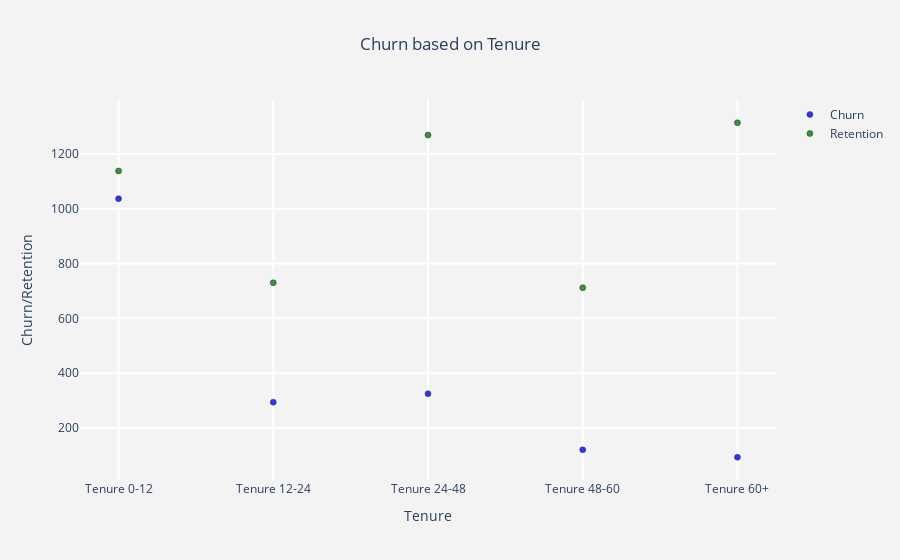

The notebook cell saved with this chart:
### Markdown cell above
Generally, retention tends to increase as the the tenure increases while churn gradually decreases as the tenure increases. To get a better understanding of the effect of tenure on churn rates, tenure will be grouped into 6 bins (72 total tenure groups thus 12 months per bin).

### Code cell
def bin_tenure(df) :
    
    if df["tenure"] <= 12 :
        return "Tenure 0-12"
    elif (df["tenure"] > 12) & (df["tenure"] <= 24 ):
        return "Tenure 12-24"
    elif (df["tenure"] > 24) & (df["tenure"] <= 48) :
        return "Tenure 24-48"
    elif (df["tenure"] > 48) & (df["tenure"] <= 60) :
        return "Tenure 48-60"
    elif df["tenure"] > 60 :
        return "Tenure 60+"
    
df["bin_tenure"] = df.apply(lambda df:bin_tenure(df),
                                      axis = 1)

tenure_binned = df.groupby('Churn')['bin_tenure'].value_counts().unstack(0)

tenure_scatter(tenure_binned)

### Figure 1 — Plotly figure (JSON) as saved in the notebook; plotly's stock layout.template omitted (floating-point values rounded to 4 significant figures)
{"data": [{"marker": {"color": "blue", "line": {"color": "black", "width": 0.5}, "opacity": 0.8}, "mode": "markers", "name": "Churn", "type": "scatter", "x": ["Tenure 0-12", "Tenure 12-24", "Tenure 24-48", "Tenure 48-60", "Tenure 60+"], "y": [1037, 294, 325, 120, 93]}, {"marker": {"color": "green", "line": {"color": "black", "width": 0.5}, "opacity": 0.8}, "mode": "markers", "name": "Retention", "type": "scatter", "x": ["Tenure 0-12", "Tenure 12-24", "Tenure 24-48", "Tenure 48-60", "Tenure 60+"], "y": [1138, 730, 1269, 712, 1314]}], "layout": {"paper_bgcolor": "rgb(243,243,243)", "plot_bgcolor": "rgb(243,243,243)", "title": {"text": "Churn based on Tenure", "x": 0.5}, "xaxis": {"gridcolor": "rgb(255, 255, 255)", "gridwidth": 2, "ticklen": 5, "title": {"text": "Tenure"}, "zerolinewidth": 1}, "yaxis": {"gridcolor": "rgb(255, 255, 255)", "gridwidth": 2, "ticklen": 5, "title": {"text": "Churn/Retention"}, "zerolinewidth": 1}}}
